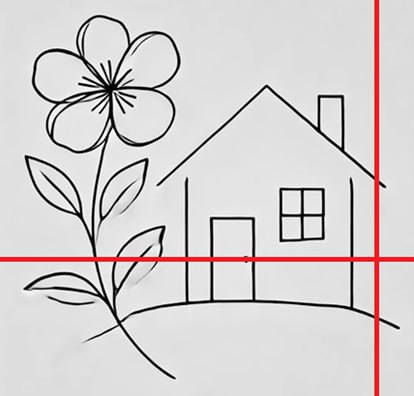
#> input picture Input_image.jpg, 414 x 396 px, found by its file name
$ jupyter execute --allow-errors 'pyinpaint-white background.ipynb'
#> lines starting #> are read from the running program, lines starting #| are printed output that depends on the picture; after the words box and inside, x2 and y2 are one past the last pixel; in counts of white or black regions, pixels touching at a corner belong together
#> further down, img is the input picture: shape (396, 414, 3); mean B, G, R 208.2, 208.1, 213
[cell 1]
# Author: Jonas Rashidi

import numpy as np
import matplotlib.image as mpimg
from scipy import spatial
from tqdm import tqdm
import cv2
from pyinpaint.utils import *

class Inpainting:
    def __init__(self, org_img, mask, ps):
        self.org_img = org_img
        self.mask = mask
        self.ps = ps

    def __call__(self, k_boundary=4, k_search=1000, k_patch=5):
        inpainted_img = self.forward(k_boundary, k_search, k_patch)
        return inpainted_img

    def preprocess(self):
        img = mpimg.imread(self.org_img)
        mask = cv2.imread(self.mask, cv2.IMREAD_GRAYSCALE)

        img = img.astype("float32") / 255.0
        self._shape = img.shape

        img[mask == 0] = 0

        position = pmat(self._shape)
        texture = fmat(img)

        self._position = (position - np.min(position)) / (np.max(position) - np.min(position))
        self._texture = (texture - np.min(texture)) / (np.max(texture) - np.min(texture))

        self._patches = create_patches(img, (self.ps, self.ps))

    def postprocess(self, fmat):
        img_out = to_img(fmat, self._shape)
        img_out = np.clip(img_out, 0, 1)
        img_out = (img_out * 255).astype(np.uint8)
        return img_out

    def forward(self, k_boundary, k_search, k_patch):
        self.preprocess()
        kdt = spatial.cKDTree(self._position)
        dA = np.where(self._texture.any(axis=1))[0]
        A = np.where(~self._texture.any(axis=1))[0]

        pbar = tqdm(desc=f"# of pixels to be inpainted are {A.size}", total=A.size, bar_format='{l_bar}{bar}|{n_fmt}/{total_fmt}')
        while A.size >= 1:
            dmA = np.array([]).astype("int")
            for i in A:
                _, indices = kdt.query(self._position[i], k_boundary)
                if (~np.isin(indices, A)).any():
                    dmA = np.append(dmA, i)
                    mask = (~(self._patches[i].flatten() == 0)).astype("int")
                    _, indices = kdt.query(self._position[i], k_search)
                    part_of_dA = indices[~np.isin(indices, A)]
                    new_patches = mask.flatten() * self._patches[part_of_dA]
                    kdt_ = spatial.cKDTree(new_patches)
                    _, indices = kdt_.query(self._patches[i].flatten(), k_patch)
                    ids = part_of_dA[indices]
                    self._texture[i] = self._texture[ids].mean(axis=0)
            self._patches = create_patches(to_img(self._texture, (self._shape)), (self.ps, self.ps))
            dA = np.concatenate((dA, dmA), axis=0)
            A = A[~np.isin(A, dmA)]
            pbar.update(dmA.size)
        pbar.close()
        return self.postprocess(self._texture)


def create_strict_red_line_mask(img):
    hsv_img = cv2.cvtColor(img, cv2.COLOR_RGB2HSV)
#> hsv_img: shape (396, 414, 3); mean H, S, V 10.3, 6.1, 213.1
    lower_red1 = np.array([0, 30, 30])
    upper_red1 = np.array([10, 255, 255])
    lower_red2 = np.array([170, 30, 30])
    upper_red2 = np.array([180, 255, 255])

    mask1 = cv2.inRange(hsv_img, lower_red1, upper_red1)
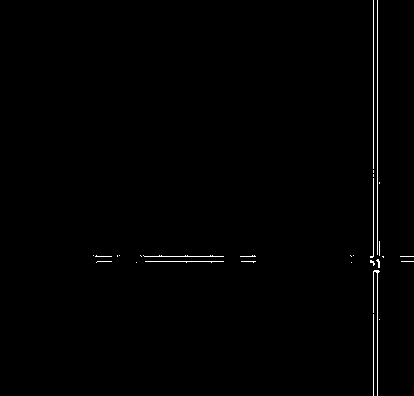
#> mask1: shape (396, 414); 0.67% white in thin lines or dots, all inside (x1, y1, x2, y2) = (93, 0, 414, 396)
    mask2 = cv2.inRange(hsv_img, lower_red2, upper_red2)
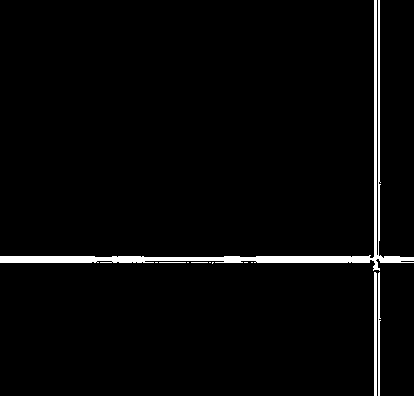
#> mask2: shape (396, 414); 2.8% white; 11 white regions (7 under 20 px), largest, box (x1, y1, x2, y2) and area: (0, 0, 414, 271) 3835, (374, 272, 377, 396) 371, (378, 272, 381, 396) 248, (159, 262, 186, 263) 27
    red_mask = cv2.bitwise_or(mask1, mask2)
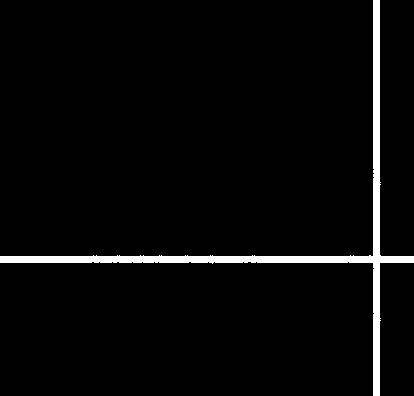
#> red_mask: shape (396, 414); 3.4% white; 1 white region, box (x1, y1, x2, y2) and area: (0, 0, 414, 396) 5620

    binary_mask = cv2.bitwise_not(red_mask)
    binary_mask[binary_mask > 0] = 1
    return binary_mask


def smooth_inpainted_image(img):
    smoothed_img = cv2.GaussianBlur(img, (5, 5), 0)
    return smoothed_img


def sharpen_image(img, sigma=1.0, alpha=1.5):
    img_float = img.astype(np.float32) / 255.0
    blurred = cv2.GaussianBlur(img_float, (0, 0), sigma)
    sharpened = cv2.addWeighted(img_float, 1 + alpha, blurred, -alpha, 0)
    sharpened = np.clip(sharpened, 0, 1)
    return (sharpened * 255).astype(np.uint8)


def check_args(cls):
    def correct_args(org_img, mask, ps=11):
        if isinstance(org_img, str) and isinstance(mask, str) and isinstance(ps, int):
            return cls(org_img, mask, ps)
        else:
            raise Exception(f"arg[0]:str, arg[1]:str, arg[2]:int")
    return correct_args


Inpaint = check_args(Inpainting)

image_path = r"C:\Users\User\Downloads\Input_image.jpg"
img = cv2.imread(image_path)
img_rgb = cv2.cvtColor(img, cv2.COLOR_BGR2RGB)

red_line_mask = create_strict_red_line_mask(img_rgb)
cv2.imwrite("strict_red_line_mask.jpg", red_line_mask)

inpainting = Inpainting(image_path, "strict_red_line_mask.jpg", ps=11)
#> (the rest of this cell did not finish here and is left out)

#> in preprocess, `mask = cv2.imread(self.mask, cv2.IMREAD_GRAYSCALE)`: mask: shape (396, 414); values 0 (black) and 1 (white), 96.6% white; 1 black region, box (x1, y1, x2, y2) and area: (0, 0, 414, 396) 5500
#> in preprocess, `img[mask == 0] = 0`:
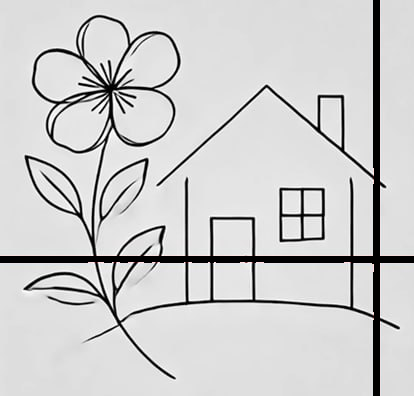
#> img: shape (396, 414, 3) float32; mean R, G, B 0.805, 0.804, 0.804

smoothed_inpainted_img = smooth_inpainted_image(inpainted_img)
sharpened_inpainted_img = sharpen_image(smoothed_inpainted_img)

cv2.imwrite("sharpened_inpainted_image 1.jpg", sharpened_inpainted_img)
